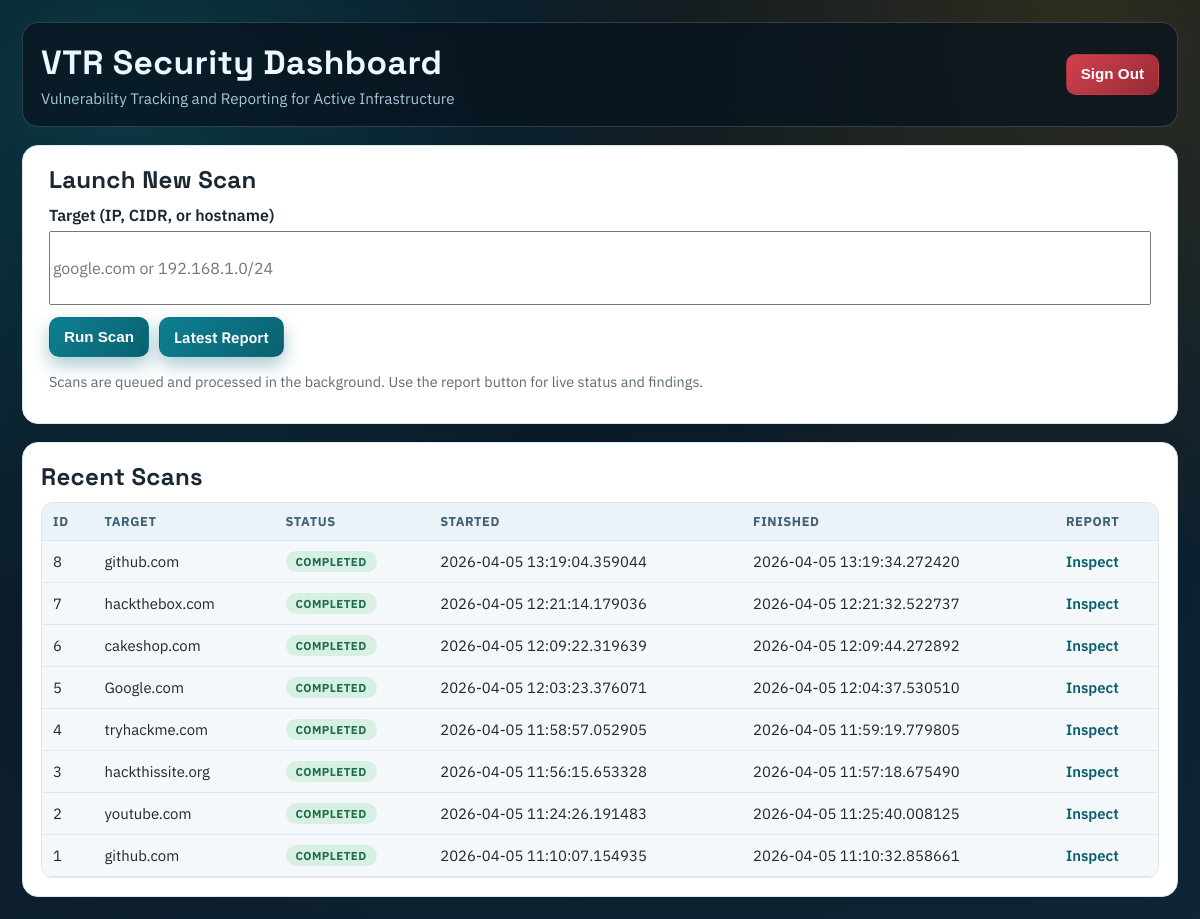
The page / (signed in) on the database its author committed.
### app/models.py (models this page shows)
class Scan(db.Model):
    __tablename__ = "scans"
    id = db.Column(db.Integer, primary_key=True)
    target = db.Column(db.String(256), nullable=False)
    started_at = db.Column(db.DateTime, default=datetime.utcnow)
    finished_at = db.Column(db.DateTime, nullable=True)
    raw_xml = db.Column(db.Text, nullable=True)  # optional: keep xml for debugging
    hosts = db.relationship("Host", backref="scan", cascade="all, delete-orphan")
    findings = db.relationship("VulnerabilityFinding", backref="scan", cascade="all, delete-orphan")

### app/routes.py (the view, shortened to what this page needs)
@main.route("/", methods=["GET", "POST"])
@login_required
def home():
    if request.method == "GET":
        recent = Scan.query.order_by(Scan.started_at.desc()).limit(10).all()
        requested_scan_id = request.args.get("scan_id", type=int)
        preferred_scan_id = None
        if requested_scan_id is not None:
            requested_scan = Scan.query.get(requested_scan_id)
            if requested_scan is not None:
                preferred_scan_id = requested_scan.id
        if preferred_scan_id is None:
            for s in recent:
                if _scan_status(s) in {"queued", "running"}:
                    preferred_scan_id = s.id
                    break
        if preferred_scan_id is None:
            for s in recent:
                if _scan_status(s) == "completed":
                    preferred_scan_id = s.id
                    break
        recent_list = [
            {
                "id": s.id,
                "target": s.target,
                "started_at": s.started_at,
                "finished_at": s.finished_at,
                "status": _scan_status(s)
            }
            for s in recent
        ]
        return render_template(
            "home.html",
            recent_scans=recent_list,
            preferred_scan_id=preferred_scan_id,
        )

### app/routes.py (called while the page is built)
def _scan_status(scan):
    raw_xml = scan.raw_xml or ""
    if scan.finished_at is None:
        if raw_xml.startswith("STATUS:RUNNING"):
            return "running"
        return "queued"
    if "\n\nERROR:" in raw_xml or raw_xml.startswith("ERROR:"):
        return "failed"
    return "completed"

def _is_authenticated():
    return bool(session.get("authenticated"))

def login_required(view_func):
    @wraps(view_func)
    def wrapper(*args, **kwargs):
        if _is_authenticated():
            return view_func(*args, **kwargs)
        flash("Please sign in to continue", "danger")
        return redirect(url_for("main.login", next=request.path))
    return wrapper

### app/templates/home.html (shortened to what this page needs)
<!doctype html>
<html>
<head>
</head>
<body>
  <div class="layout">
    <header class="topbar">
      <div>
        <h1 class="title">VTR Security Dashboard</h1>
        <p class="subtitle">Vulnerability Tracking and Reporting for Active Infrastructure</p>
      </div>
      <form action="{{ url_for('main.logout') }}" method="post">
        <button class="signout" type="submit">Sign Out</button>
      </form>
    </header>
    <main class="shell">
      <section class="card scan-card">
        <h2>Launch New Scan</h2>
        <form id="scanForm" action="{{ url_for('main.home') }}" method="post">
          <div class="target-wrap">
            <label for="target">Target (IP, CIDR, or hostname)</label>
            <input id="target" name="target" placeholder="google.com or 192.168.1.0/24" required />
            <div class="actions">
              <button id="submitBtn" type="submit">Run Scan</button>
              {% if preferred_scan_id %}
                <a id="reportBtn" class="btn-link" href="{{ url_for('main.report', scan_id=preferred_scan_id) }}">Latest Report</a>
              {% else %}
                <a id="reportBtn" class="btn-link btn-disabled" href="#" aria-disabled="true">Latest Report</a>
              {% endif %}
            </div>
          </div>
        </form>
        <p class="muted small">Scans are queued and processed in the background. Use the report button for live status and findings.</p>
      </section>
      <section class="card">
        <h2>Recent Scans</h2>
        {% if recent_scans %}
          <div class="table-wrap">
            <table>
              <thead><tr><th>ID</th><th>Target</th><th>Status</th><th>Started</th><th>Finished</th><th>Report</th></tr></thead>
              <tbody>
                {% for s in recent_scans %}
                <tr>
                  <td>{{ s.id }}</td>
                  <td>{{ s.target }}</td>
                  <td><span class="status status-{{ s.status }}">{{ s.status }}</span></td>
                  <td>{{ s.started_at }}</td>
                  <td>{{ s.finished_at or "In progress" }}</td>
                  <td><a class="view-link" href="{{ url_for('main.report', scan_id=s.id) }}">Inspect</a></td>
                </tr>
                {% endfor %}
              </tbody>
            </table>
          </div>
        {% else %}
          <p class="muted">No scans yet. Start one above.</p>
        {% endif %}
      </section>
    </main>
  </div>
</body>
</html>

### app/templates/home.html (style rules this page uses)
:root { --bg-0: #09131d; --bg-1: #102636; --panel: #ffffff; --panel-muted: #f4f8fb; --text-main: #1b2833; --text-soft: #5c6b77; --brand: #0d8092; --brand-strong: #0a6170; --danger: #cf2f3d; --border: #dde7ef; --shadow: 0 10px 30px rgba(6, 23, 36, 0.12); }
* { box-sizing: border-box; }
body { margin: 0; font-family: "IBM Plex Sans", sans-serif; color: var(--text-main); background: radial-gradient(circle at 10% 10%, rgba(16, 161, 180, 0.25), transparent 40%), radial-gradient(circle at 90% 0%, rgba(255, 166, 0, 0.14), transparent 40%), linear-gradient(160deg, var(--bg-0), var(--bg-1)); min-height: 100vh; padding: 22px; }
.layout { max-width: 1420px; margin: 0 auto; display: grid; gap: 18px; }
.topbar { background: rgba(7, 19, 30, 0.72); border: 1px solid rgba(196, 223, 241, 0.2); border-radius: 16px; padding: 18px; color: #ecf7ff; display: flex; justify-content: space-between; align-items: center; backdrop-filter: blur(5px); animation: riseIn 420ms ease; }
.title { margin: 0; font-family: "Space Grotesk", sans-serif; font-size: clamp(1.4rem, 2.8vw, 2.1rem); letter-spacing: 0.4px; }
.subtitle { margin: 4px 0 0; color: #a8c6d8; font-size: 0.95rem; }
.shell { display: grid; grid-template-columns: 1fr; gap: 18px; }
.card { background: var(--panel); border: 1px solid var(--border); border-radius: 16px; padding: 18px; box-shadow: var(--shadow); animation: riseIn 460ms ease; }
.card h2 { margin: 0 0 10px; font-family: "Space Grotesk", sans-serif; letter-spacing: 0.3px; }
#scanForm { width: 100%; }
label { display: block; margin-bottom: 6px; font-weight: 600; }
.target-wrap { width: 100%; max-width: none; margin: 0; }
.scan-card { padding-left: 26px; padding-right: 26px; }
.scan-card #scanForm { width: 100% !important; max-width: none !important; }
.scan-card .target-wrap { width: 100% !important; max-width: none !important; }
input#target, input#target::placeholder { font-family: "IBM Plex Sans", sans-serif !important; }
.scan-card input#target { width: 100% !important; max-width: none !important; min-height: 74px; padding-top: 14px; padding-bottom: 14px; font-size: 1rem; }
.actions { margin-top: 12px; display: flex; gap: 10px; align-items: center; justify-content: flex-start; flex-wrap: wrap; }
button, .btn-link { padding: 10px 14px; border-radius: 10px; border: 1px solid transparent; font-weight: 600; font-size: 0.95rem; line-height: 1.2; cursor: pointer; text-decoration: none; transition: transform 160ms ease, box-shadow 160ms ease, background 160ms ease; }
button { color: #fff; background: linear-gradient(135deg, var(--brand), var(--brand-strong)); box-shadow: 0 8px 18px rgba(11, 102, 117, 0.35); }
.btn-link { display: inline-flex; align-items: center; color: #fff; background: linear-gradient(135deg, var(--brand), var(--brand-strong)); box-shadow: 0 8px 18px rgba(11, 102, 117, 0.35); }
.signout { color: #fff; background: linear-gradient(135deg, #d1414e, #982b35); box-shadow: none; }
.table-wrap { overflow-x: auto; border: 1px solid var(--border); border-radius: 12px; background: var(--panel-muted); }
table { width: 100%; border-collapse: collapse; min-width: 660px; }
th, td { padding: 10px 11px; text-align: left; border-bottom: 1px solid #dce7ee; font-size: 0.93rem; }
th { font-size: 0.8rem; text-transform: uppercase; letter-spacing: 0.6px; color: #406072; background: #eaf3f8; position: sticky; top: 0; z-index: 1; }
.status { border-radius: 999px; display: inline-block; font-weight: 700; padding: 3px 10px; text-transform: uppercase; font-size: 0.72rem; letter-spacing: 0.4px; }
.status-completed { background: #d8f0e3; color: #1f6f4c; }
.muted { color: var(--text-soft); font-size: 0.9em; }
.small { font-size: 0.9em; }
.view-link { color: #0a5f6d; font-weight: 600; text-decoration: none; }

### rows shown on the page
Scan: id "8", target "github.com", status "COMPLETED", started_at "2026-04-05 13:19:04.359044", finished_at "2026-04-05 13:19:34.272420"
Scan: id "7", target "hackthebox.com", status "COMPLETED", started_at "2026-04-05 12:21:14.179036", finished_at "2026-04-05 12:21:32.522737"
Scan: id "6", target "cakeshop.com", status "COMPLETED", started_at "2026-04-05 12:09:22.319639", finished_at "2026-04-05 12:09:44.272892"
Scan: id "5", target "Google.com", status "COMPLETED", started_at "2026-04-05 12:03:23.376071", finished_at "2026-04-05 12:04:37.530510"
Scan: id "4", target "tryhackme.com", status "COMPLETED", started_at "2026-04-05 11:58:57.052905", finished_at "2026-04-05 11:59:19.779805"
Scan: id "3", target "hackthissite.org", status "COMPLETED", started_at "2026-04-05 11:56:15.653328", finished_at "2026-04-05 11:57:18.675490"
Scan: id "2", target "youtube.com", status "COMPLETED", started_at "2026-04-05 11:24:26.191483", finished_at "2026-04-05 11:25:40.008125"
Scan: id "1", target "github.com", status "COMPLETED", started_at "2026-04-05 11:10:07.154935", finished_at "2026-04-05 11:10:32.858661"
